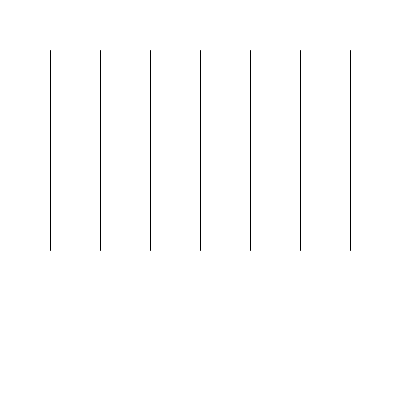
Frame 1 (no input)
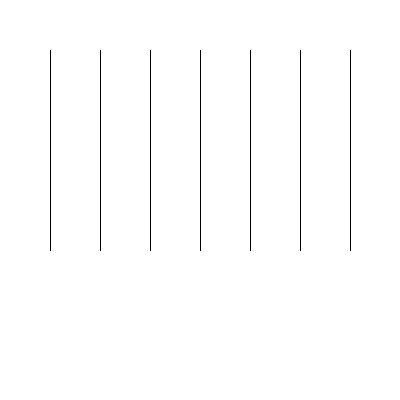
Frame 60 (the mouse pressed at the canvas centre just before this capture)
Frame 120 (the mouse held since frame 60 and released just before this capture): identical to frame 60, image omitted

The Processing sketch that drew these frames (run headless with seeded random() and noise(); from frame 60 on, the mouse is pressed at the canvas centre):

// Processing sketch: FirstLooping
// ── FirstLooping.pde
int x;
int y;
int spacing;
int length;

void setup() {
  size(400, 400);
  background(255);
  x = 50;
  y = 50;
  spacing = 50;
  length = 200;
}

void draw() {
  for (int x = 50; x <= 350; x += spacing) {
    line(x, y, x, y + length);
  }
}
